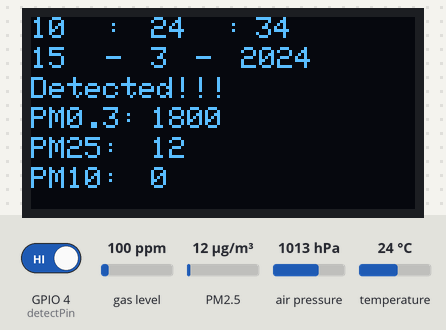
Simulated run of this sketch. Board: ESP32. Parts: 128×64 one-colour display. The test bench sets the inputs (shaded band); at power-on: GPIO 4 (detectPin) HIGH, PM2.5 12 µg/m³, gas level 100 ppm, air pressure 1013 hPa, temperature 24 °C. WiFi joins after 1.5 s; servers stay silent unless stated; the display library's start-up logo is not drawn; the local clock reads 2024-03-15 10:24:30 at power-on unless the sketch sets it; storage starts empty; what the sketch prints to the serial monitor is not drawn.

Above: at 5.8 s.
5.9 s: GPIO 4 (detectPin) driven LOW
At 20.7 s:
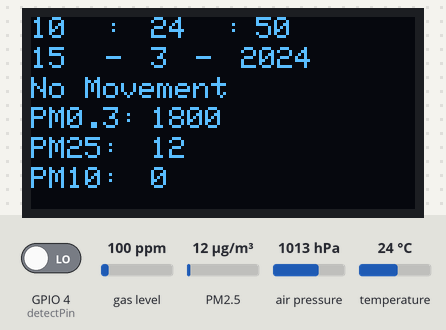
21.8 s: PM2.5 set to 6 µg/m³
At 36.7 s:
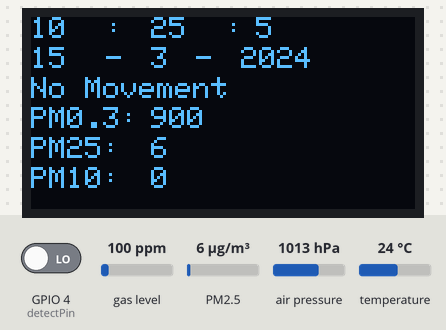
37.2 s: PM2.5 set to 75 µg/m³
At 51.4 s:
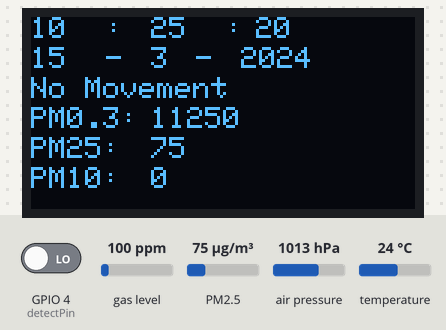
52.6 s: GPIO 4 (detectPin) driven HIGH
At 67.4 s:
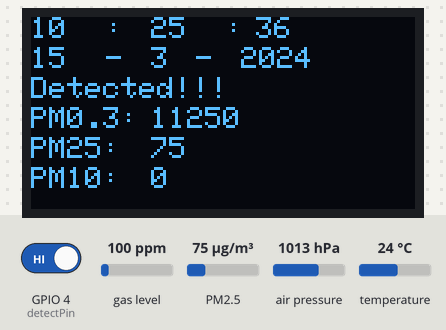
68.0 s: PM2.5 set to 150 µg/m³
At 83.4 s:
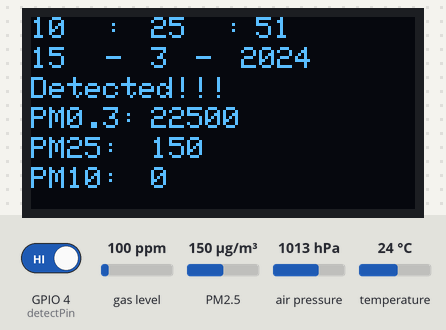
Timing chart, 0 to 84.4 s (numbered marks = the images above; inputs shaded):
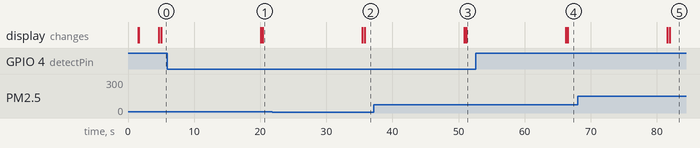

The sketch:

full_uitm.ino
```cpp
#include <Wire.h>
#include <Adafruit_GFX.h>
#include <Adafruit_SSD1306.h>
#include <MQUnifiedsensor.h>
#include <Adafruit_BMP280.h>

//add for datalogger function
#include <SPI.h>
#include <SD.h>
#include "RTClib.h"
#include "FS.h"
#include "SPI.h"

//Sensor dust
#include <SoftwareSerial.h>
#include "Adafruit_PM25AQI.h"

//Thingspeak library and WiFiManager
#include <WiFi.h>
#include <WiFiManager.h>
#include <ThingSpeak.h>
#define SECRET_CH_ID 000000                    // replace 0000000 with your channel number
#define SECRET_WRITE_APIKEY "API_WRITE_KEY"  // replace XYZ with your channel write API Key

//Thingspeak + Internet
unsigned long myChannelNumber = SECRET_CH_ID;
const char *myWriteAPIKey = SECRET_WRITE_APIKEY;
const char *server = "api.thingspeak.com";
WiFiClient client;

//Sensor IR
int detectPin = 4;
bool detect = 0;

//Assignment for variable
Adafruit_BMP280 bmp; // I2C
const int chipSelect = 5;
File sd_file;
RTC_DS3231 rtc;
char daysOfTheWeek[7][12] = { "Sunday", "Monday", "Tuesday", "Wednesday", "Thursday", "Friday", "Saturday" };
SoftwareSerial pmSerial(3, 2);  // change to RXD
Adafruit_PM25AQI aqi = Adafruit_PM25AQI();

//option display
#define SCREEN_WIDTH 128  // OLED display width, in pixels
#define SCREEN_HEIGHT 64  // OLED display height, in pixels
#define OLED_RESET -1     // Reset pin # (or -1 if sharing reset pin)
Adafruit_SSD1306 display(SCREEN_WIDTH, SCREEN_HEIGHT, &Wire, OLED_RESET);

//intialize
#define Board ("Arduino NANO")
#define Pin135 (32)  //Analog input 2 of your arduino

//setup of sensor
#define RatioMQ135CleanAir (3.6)  //RS / R0 = 10 ppm
#define ADC_Bit_Resolution (12)  // 10 bit ADC
#define Voltage_Resolution (5)   // Volt resolution to calc the voltage
#define Type ("ESP32")           //Board used

//Initialize MQ
MQUnifiedsensor MQ135(Board, Voltage_Resolution, ADC_Bit_Resolution, Pin135, Type);

//Variable
float co2;
float temp;
float pressure;
int pm03; // 0.3um/100mL
int pm05; // 0.5um/100mL
int pm25; // 2.5um/100mL
int pm10; // 10um/100mL

//additional
int pm50; // pm5.0
int pm01; // pm1.0

//variable datalogger
String dataMessage;

//Variable Internet
String myStatus = "";

void setup() {
  // initialize serial communications at 9600 bps:
  Serial.begin(115200);
  Wire.begin();

  //Hidupkan sensor IR
  pinMode(detectPin, INPUT);

  //Hidupkan sensor PMS
  pmSerial.begin(9600);
  if (!aqi.begin_UART(&pmSerial)) {  // connect to the sensor over software serial
    Serial.println("Could not find PM 2.5 sensor!");
    while (1) delay(10);
  }
  Serial.println("PM25 found!");

  // Initialize WiFiManager
  WiFiManager wifiManager;
  //wifiManager.resetSettings();
  wifiManager.autoConnect("Wataverse Technology", "password");

  // Initialize ThingSpeak
  ThingSpeak.begin(client);

  //Hidupkan sensor BMP280
  while ( !Serial ) delay(100);   // wait for native usb
  Serial.println(F("BMP280 test"));
  unsigned status;
  status = bmp.begin(BMP280_ADDRESS_ALT, BMP280_CHIPID);
  status = bmp.begin(0x76);
  if (!status) {
    Serial.println(F("Could not find a valid BMP280 sensor, check wiring or "
                     "try a different address!"));
    Serial.print("SensorID was: 0x"); Serial.println(bmp.sensorID(), 16);
    Serial.print("        ID of 0xFF probably means a bad address, a BMP 180 or BMP 085\n");
    Serial.print("   ID of 0x56-0x58 represents a BMP 280,\n");
    Serial.print("        ID of 0x60 represents a BME 280.\n");
    Serial.print("        ID of 0x61 represents a BME 680.\n");
    while (1) delay(10);
  }
  bmp.setSampling(Adafruit_BMP280::MODE_NORMAL,     /* Operating Mode. */
                  Adafruit_BMP280::SAMPLING_X2,     /* Temp. oversampling */
                  Adafruit_BMP280::SAMPLING_X16,    /* Pressure oversampling */
                  Adafruit_BMP280::FILTER_X16,      /* Filtering. */
                  Adafruit_BMP280::STANDBY_MS_500); /* Standby time. */

  //Hidupkan Sensor MQ
  MQ135.init();
  MQ135.setRegressionMethod(1);  //_PPM =  a*ratio^b
  MQ135.setR0(9.03);

  //SD Card dihidupkan
  Serial.print("Initializing SD card...");

  // see if the card is present and can be initialized:
  initSDCard();

  //Hidupkan RTC
  if (!rtc.begin()) {
    Serial.println("Couldn't find RTC");
    while (1);
  }


  // Create a file on the SD card and write the data labels
  File file = SD.open("/newdata.txt");
  if (!file) {
    Serial.println("File doesn't exist");
    Serial.println("Creating file...");
    writeFile(SD, "/newdata.txt", "Date || Time; Temp; Pressure; CO2; PM0.3; PM0.5; PM1.0; PM2.5; PM5.0; PM10; Motion \r\n");
  } else {
    Serial.println("File already exists");
  }
  file.close();


  //Display
  if (!display.begin(SSD1306_SWITCHCAPVCC, 0x3C)) {
    Serial.println(F("SSD1306 allocation failed"));
    for (;;)
      ;  // Don't proceed, loop forever
  }
  display.display();
  delay(2);
  display.clearDisplay();
  display.setTextColor(WHITE);
  display.setTextSize(2);
  display.setCursor(0, 5);
  display.print("  AQ Meter ");
  display.display();
  delay(3000);
}


void loop() {
  //IR
  detect = digitalRead(detectPin);

  //Dust Sensor
  PM25_AQI_Data data;
  if (!aqi.read(&data)) {
    Serial.println("Could not read from AQI");
    delay(500);  // try again in a bit!
    return;
  }

  //temp & pressure
  temp = bmp.readTemperature();  // get temp from SHT
  pressure = bmp.readPressure(); // get temp from SHT

  //MQ Sensor
  MQ135.update();
  MQ135.setA(110.47);
  MQ135.setB(-2.862);  //CO2
  float co2 = MQ135.readSensor();

  //Read Date, Time and PMS
  DateTime now = rtc.now();
  pm03 = data.particles_03um;
  pm05 = data.particles_05um;
  pm25 = data.particles_25um;
  pm10 = data.particles_100um;

  //additional
  pm50 = data.particles_50um;
  pm01 = data.particles_10um;

  //Read Date, Time and PMS
  Serial.print("Date:  ");
  Serial.print(now.day() + String("-") + now.month() + String("-") + now.year());
  Serial.print(", Time:  ");
  Serial.print(now.hour() + String(":") + now.minute() + String(":") + now.second());
  Serial.print(",CO2 (PPM):      ");
  Serial.print(co2);
  Serial.print(" Motion: ");
  Serial.print(detect);
  Serial.print(" Today is:       ");
  Serial.println(daysOfTheWeek[now.dayOfTheWeek()]);
  Serial.println("--------------------------------------------------------");

  //Concatenate all info separated by commas
  dataMessage = String(now.day()) + String("/") + String(now.month()) + String("/") + String(now.year()) + String("||") +
                String(now.hour()) + String(":") + String(now.minute()) + String(":") + String(now.second()) + String("||") +
                String(";") + temp + String(";") + pressure + String(";") + co2 +
                String(";") + pm03 + String(";") + pm05 + String(";") + pm01 + String(";") + pm25 + String(";") + pm50 + String(";") + pm10 +
                String(";") + detect + "\r\n";
  //0.3, 0.5, 1.0, 2.5, 5,10
  Serial.print("Saving data: ");
  Serial.println(dataMessage);

  //Append the data to file
  appendFile(SD, "/newdata.txt", dataMessage.c_str());

  //Thingspeak
  ThingSpeak.setField(1, temp);
  ThingSpeak.setField(2, pressure);
  ThingSpeak.setField(3, co2);
  ThingSpeak.setField(4, pm03);
  ThingSpeak.setField(5, pm05);
  ThingSpeak.setField(6, pm25);
  ThingSpeak.setField(7, pm10);
  ThingSpeak.setField(8, detect);

  // set the status
  ThingSpeak.setStatus(myStatus);

  // write to the ThingSpeak channel
  int x = ThingSpeak.writeFields(myChannelNumber, myWriteAPIKey);
  if (x == 200) {
    Serial.println("Channel update successful.");
  } else {
    Serial.println("Problem updating channel. HTTP error code " + String(x));
  }

  //IR sensor + Display Status
  if (detect != 1) {

  //display OLED
  display.clearDisplay();
  display.setTextSize(1);
  display.setCursor(75, 0);
  display.println(now.second(), DEC);

  display.setTextSize(1);
  display.setCursor(25, 0);
  display.println(":");

  display.setTextSize(1);
  display.setCursor(65, 0);
  display.println(":");

  display.setTextSize(1);
  display.setCursor(40, 0);
  display.println(now.minute(), DEC);

  display.setTextSize(1);
  display.setCursor(0, 0);
  display.println(now.hour(), DEC);

  display.setTextSize(1);
  display.setCursor(0, 10);
  display.println(now.day(), DEC);

  display.setTextSize(1);
  display.setCursor(25, 10);
  display.println("-");

  display.setTextSize(1);
  display.setCursor(40, 10);
  display.println(now.month(), DEC);

  display.setTextSize(1);
  display.setCursor(55, 10);
  display.println("-");

  display.setTextSize(1);
  display.setCursor(70, 10);
  display.println(now.year(), DEC);

  display.setTextSize(1);
  display.setCursor(0, 20);
  display.print("No Movement ");

  display.setTextSize(1);
  display.setCursor(0, 30);
  display.print("PM0.3:");

  display.setTextSize(1);
  display.setCursor(40, 30);
  display.print(pm03);

  display.setTextSize(1);
  display.setCursor(0, 40);
  display.print("PM25:");

  display.setTextSize(1);
  display.setCursor(40, 40);
  display.print(pm25);

  display.setTextSize(1);
  display.setCursor(0, 50);
  display.print("PM10:");

  display.setTextSize(1);
  display.setCursor(40, 50);
  display.print(pm10);

  } else {
  display.clearDisplay();
  display.setTextSize(1);
  display.setCursor(75, 0);
  display.println(now.second(), DEC);

  display.setTextSize(1);
  display.setCursor(25, 0);
  display.println(":");

  display.setTextSize(1);
  display.setCursor(65, 0);
  display.println(":");

  display.setTextSize(1);
  display.setCursor(40, 0);
  display.println(now.minute(), DEC);

  display.setTextSize(1);
  display.setCursor(0, 0);
  display.println(now.hour(), DEC);

  display.setTextSize(1);
  display.setCursor(0, 10);
  display.println(now.day(), DEC);

  display.setTextSize(1);
  display.setCursor(25, 10);
  display.println("-");

  display.setTextSize(1);
  display.setCursor(40, 10);
  display.println(now.month(), DEC);

  display.setTextSize(1);
  display.setCursor(55, 10);
  display.println("-");

  display.setTextSize(1);
  display.setCursor(70, 10);
  display.println(now.year(), DEC);

  display.setTextSize(1);
  display.setCursor(0, 20);
  display.print("Detected!!! ");

  display.setTextSize(1);
  display.setCursor(0, 30);
  display.print("PM0.3:");

  display.setTextSize(1);
  display.setCursor(40, 30);
  display.print(pm03);

  display.setTextSize(1);
  display.setCursor(0, 40);
  display.print("PM25:");

  display.setTextSize(1);
  display.setCursor(40, 40);
  display.print(pm25);

  display.setTextSize(1);
  display.setCursor(0, 50);
  display.print("PM10:");

  display.setTextSize(1);
  display.setCursor(40, 50);
  display.print(pm10);

  }

  display.display();
  delay(15000);
}


//SD Card Setting


// Write to the SD card
void writeFile(fs::FS &fs, const char *path, const char *message) {
  Serial.printf("Writing file: %s\n", path);

  File file = fs.open(path, FILE_WRITE);
  if (!file) {
    Serial.println("Failed to open file for writing");
    return;
  }
  if (file.print(message)) {
    Serial.println("File written");
  } else {
    Serial.println("Write failed");
  }
  file.close();
}

// Initialize SD card
void initSDCard() {
  if (!SD.begin()) {
    Serial.println("Card Mount Failed");
    return;
  }
  uint8_t cardType = SD.cardType();

  if (cardType == CARD_NONE) {
    Serial.println("No SD card attached");
    return;
  }
  Serial.print("SD Card Type: ");
  if (cardType == CARD_MMC) {
    Serial.println("MMC");
  } else if (cardType == CARD_SD) {
    Serial.println("SDSC");
  } else if (cardType == CARD_SDHC) {
    Serial.println("SDHC");
  } else {
    Serial.println("UNKNOWN");
  }
  uint64_t cardSize = SD.cardSize() / (1024 * 1024);
  Serial.printf("SD Card Size: %lluMB\n", cardSize);
}


// Append data to the SD card
void appendFile(fs::FS &fs, const char *path, const char *message) {
  Serial.printf("Appending to file: %s\n", path);

  File file = fs.open(path, FILE_APPEND);
  if (!file) {
    Serial.println("Failed to open file for appending");
    return;
  }
  if (file.print(message)) {
    Serial.println("Message appended");
    //display.clearDisplay();
    display.setTextSize(1);
    display.setCursor(100, 40);
    display.print("save");
    display.display();
    ;
  } else {
    Serial.println("Append failed");
    //display.clearDisplay();
    display.setTextSize(1);
    display.setCursor(100, 40);
    display.print("NOT save");
    display.display();
  }
  file.close();
}
```

Measured:
- after the input at 5.9 s, the display: first differs from a run without the input after 14.5 s (image 1)
- after the input at 52.6 s, the display: first differs from a run without the input after 13.9 s (image 4)
